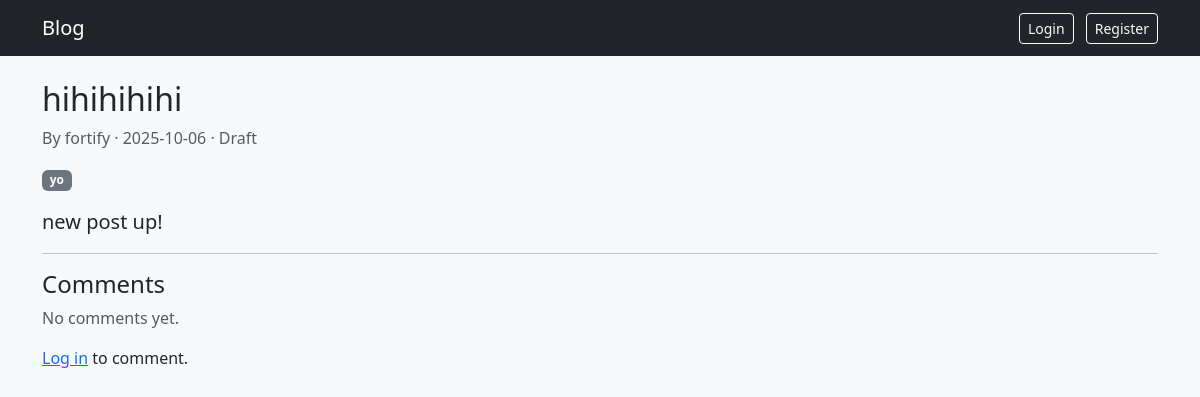
Page /posts/hihihihihi/ on the committed database.
### blog/models.py (models this page shows, shortened)
class Post(models.Model):
    class Status(models.TextChoices):
        DRAFT = 'draft', 'Draft'
        REVIEW = 'review', 'In Review'
        PUBLISHED = 'published', 'Published'
    author = models.ForeignKey(settings.AUTH_USER_MODEL, on_delete=models.CASCADE)
    title = models.CharField(max_length=200)
    slug = models.SlugField(max_length=220, unique=True, blank=True)
    body = models.TextField()
    status = models.CharField(max_length=10, choices=Status.choices, default=Status.DRAFT)
    tags = models.ManyToManyField(Tag, blank=True)
    created_at = models.DateTimeField(auto_now_add=True)
    updated_at = models.DateTimeField(auto_now=True)
    class Meta:
        ordering = ['-created_at']
        permissions = [
            ("can_publish", "Can publish posts"),
            ("can_review", "Can review posts"),
        ]

class Tag(models.Model):
    name = models.CharField(max_length=50, unique=True)

### blog/views.py (the view, shortened to what this page needs)
# urls.py: path("posts/<slug:slug>/", views.PostDetailView.as_view(), name="post_detail"),
class PostDetailView(DetailView):
    model = Post
    slug_field = "slug"
    slug_url_kwarg = "slug"
    template_name = "blog/post_detail.html"
    def get_context_data(self, **kwargs):
        ctx = super().get_context_data(**kwargs)
        ctx["comment_form"] = CommentForm()
        return ctx

### templates/blog/post_detail.html (shortened to what this page needs)
{% extends "base.html" %}
{% block content %}
<article>
  <header class="mb-2">
    <h1 class="h2">{{ object.title }}</h1>
    <p class="text-muted">By {{ object.author.username }} · {{ object.created_at|date:"Y-m-d" }} · {{ object.get_status_display }}</p>
    <p>
      {% for t in object.tags.all %}
        <span class="badge text-bg-secondary">{{ t.name }}</span>
      {% empty %}
        <span class="text-muted">No tags</span>
      {% endfor %}
    </p>
  </header>
  <div class="fs-5">{{ object.body|linebreaks }}</div>
</article>
<hr/>
<section aria-labelledby="comments-heading">
  <h2 id="comments-heading" class="h4">Comments</h2>
  <ul class="list-unstyled">
    {% for c in object.comments.all %}
      <li class="mb-2"><strong>{{ c.user.username }}</strong> · <small class="text-muted">{{ c.created_at|date:"Y-m-d H:i" }}</small><br/>{{ c.body|linebreaks }}</li>
    {% empty %}
      <li class="text-muted">No comments yet.</li>
    {% endfor %}
  </ul>
  {% if user.is_authenticated %}
    <form method="post" class="mt-3">{% csrf_token %}
      {{ comment_form.non_field_errors }}
      <div class="mb-2">{{ comment_form.body.label_tag }} {{ comment_form.body }}</div>
      <button class="btn btn-outline-primary">Add Comment</button>
    </form>
  {% else %}
    <p><a href="{% url 'login' %}">Log in</a> to comment.</p>
  {% endif %}
</section>
{% endblock %}

### rows in the picture
Post: title "hihihihihi", author.username "fortify", created_at "2025-10-06", status "Draft", body "new post up!"
Tag: name "yo"
